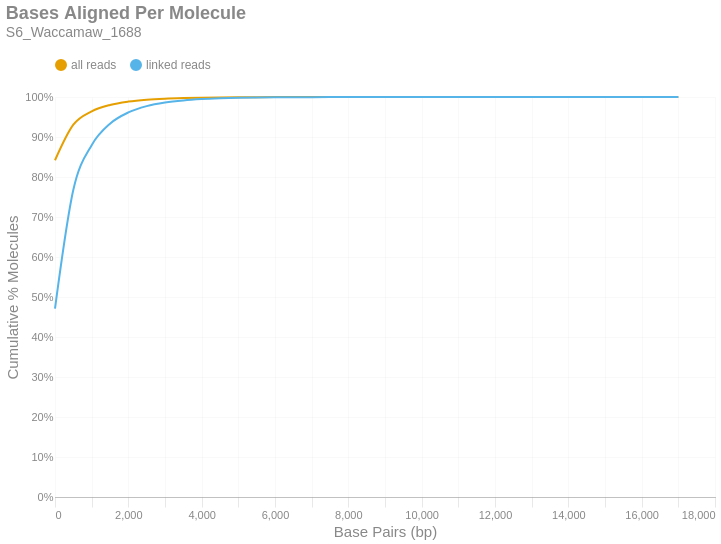

Write notebook code for a chart like this one.
### Markdown cell above
### Bases Aligned Per Molecule
This is a cumulative frequency distribution showing the number of base pairs aligned per unique molecule. These data are shown in 500 bp bins. There are two distributions: one with `all reads` (yellow) and another with only `linked reads` (blue). The percent of molecules in the `linked reads` distribution is relative to the total number of linked molecules.

### Code cell
if SKIPLR:
    print_html(f"Skipped")
else:
    binned_df = consolidated_hist(valids['aligned_bp'], mask, 500, True)
    with SafeRender(binned_df):
        (
            density_plot(binned_df, 'Bases Aligned Per Molecule', samplename, 'basesper')
            .encode(
                x=alt.X('bin:Q', title="Base Pairs (bp)").axis(tickMinStep=500).scale(padding=0),
                y=alt.Y('value:Q', title='Cumulative % Molecules')
                    .axis(format='%')
                    .scale(domain = [0,1])
                    .stack(False),
                color=alt.Color("key:N").scale(domain = ["all reads", "linked reads"]),
                tooltip = [
                    alt.Tooltip("key:N", title = "Data Type"),
                    alt.Tooltip("range_label:N", title="Bases Aligned Per Molecule"),
                    alt.Tooltip("value:Q", format = ".2%", title="% Molecules (Cum.)")
                ]
            )
        ).display()

### Figure 1 — Vega-Lite specification as saved in the notebook (floating-point values rounded to 4 significant figures)
{"width": "container", "height": 400, "config": {"title": {"anchor": "start", "dy": -15, "fontSize": 18, "color": "#888888", "subtitleColor": "#888888", "subtitleFontSize": 14}, "arc": {"fill": "#0072B2"}, "axis": {"domainColor": "#888888", "domainWidth": 0.5, "gridWidth": 0.2, "grid": false, "titleFontWeight": 400, "titleFontSize": 15, "labelFontSize": 11, "labelColor": "#888888", "tickColor": "#888888", "tickWidth": 0.2, "titleColor": "#888888"}, "axisBand": {"grid": false}, "axisX": {"grid": true, "tickSize": 10, "domainCap": "round"}, "axisY": {"domain": false, "grid": true, "tickSize": 0, "domainCap": "round"}, "background": "transparent", "header": {"labelFontSize": 15, "labelColor": "#888888", "titleFontSize": 15, "titleFontWeight": 600, "titleColor": "#888888"}, "legend": {"labelFont": "sans-serif", "labelFontSize": 12, "labelColor": "#888888", "symbolSize": 100, "symbolType": "circle", "titleFontSize": 12, "titlePadding": 10, "titleColor": "#888888", "title": null, "orient": "top"}, "range": {"category": ["#E69F00", "#56B4E9", "#009E73", "#F0E442", "#0072B2", "#D55E00", "#CC79A7", "#000000"], "diverging": ["#cfe8f3", "#a2d4ec", "#73bfe2", "#46abdb", "#1696d2", "#12719e"]}, "area": {"fill": "#0072B2", "fillOpacity": 0.7, "line": true, "strokeOpacity": 0.7}, "line": {"color": "#0072B2", "stroke": "#0072B2", "strokeWidth": 2}, "trail": {"color": "#0072B2", "stroke": "#0072B2", "strokeWidth": 0, "size": 1}, "point": {"filled": true, "fillOpacity": 1.0, "size": 95}, "text": {"color": "#888888", "fontSize": 11, "align": "right", "fontWeight": 400, "size": 11}, "bar": {"fill": "#0072B2", "stroke": null}, "view": {"stroke": null, "continuousWidth": 660, "continuousHeight": 400}}, "data": {"name": "data-e3a045c90029cbaf74899b711dde649a"}, "mark": {"type": "line", "interpolate": "monotone", "point": {"opacity": 0, "size": 275}}, "encoding": {"color": {"field": "key", "scale": {"domain": ["all reads", "linked reads"]}, "type": "nominal"}, "tooltip": [{"field": "key", "title": "Data Type", "type": "nominal"}, {"field": "range_label", "title": "Bases Aligned Per Molecule", "type": "nominal"}, {"field": "value", "format": ".2%", "title": "% Molecules (Cum.)", "type": "quantitative"}], "x": {"axis": {"tickMinStep": 500}, "field": "bin", "scale": {"padding": 0}, "title": "Base Pairs (bp)", "type": "quantitative"}, "y": {"axis": {"format": "%"}, "field": "value", "scale": {"domain": [0, 1]}, "stack": false, "title": "Cumulative % Molecules", "type": "quantitative"}}, "params": [{"name": "param_c36ac31b6afebe62", "select": {"type": "point", "fields": ["key"]}, "bind": "legend"}], "title": {"text": "Bases Aligned Per Molecule", "subtitle": "S6_Waccamaw_1688"}, "transform": [{"fold": ["all reads (cumsum)", "linked reads (cumsum)"]}, {"calculate": "replace(datum.key, ' (cumsum)', '')", "as": "key"}, {"filter": {"param": "param_c36ac31b6afebe62"}}], "usermeta": {"embedOptions": {"downloadFileName": "S6_Waccamaw_1688.basesper"}}, "$schema": "https://vega.github.io/schema/vega-lite/v6.1.0.json", "datasets": {"data-e3a045c90029cbaf74899b711dde649a": [{"bin": "0.0", "interval": "0.0-500.0", "all reads": 0.8419, "linked reads": 0.471, "all reads (cumsum)": 0.8419, "linked reads (cumsum)": 0.471, "range_label": "0-499"}, {"bin": "500.0", "interval": "500.0-1000.0", "all reads": 0.08887, "linked reads": 0.297, "all reads (cumsum)": 0.9307, "linked reads (cumsum)": 0.7679, "range_label": "500-999"}, {"bin": "1000.0", "interval": "1000.0-1500.0", "all reads": 0.03335, "linked reads": 0.1117, "all reads (cumsum)": 0.9641, "linked reads (cumsum)": 0.8796, "range_label": "1000-1499"}, {"bin": "1500.0", "interval": "1500.0-2000.0", "all reads": 0.01603, "linked reads": 0.0537, "all reads (cumsum)": 0.9801, "linked reads (cumsum)": 0.9333, "range_label": "1500-1999"}, {"bin": "2000.0", "interval": "2000.0-2500.0", "all reads": 0.008365, "linked reads": 0.02803, "all reads (cumsum)": 0.9885, "linked reads (cumsum)": 0.9614, "range_label": "2000-2499"}, {"bin": "2500.0", "interval": "2500.0-3000.0", "all reads": 0.004736, "linked reads": 0.01587, "all reads (cumsum)": 0.9932, "linked reads (cumsum)": 0.9772, "range_label": "2500-2999"}, {"bin": "3000.0", "interval": "3000.0-3500.0", "all reads": 0.002682, "linked reads": 0.008984, "all reads (cumsum)": 0.9959, "linked reads (cumsum)": 0.9862, "range_label": "3000-3499"}, {"bin": "3500.0", "interval": "3500.0-4000.0", "all reads": 0.001577, "linked reads": 0.005284, "all reads (cumsum)": 0.9975, "linked reads (cumsum)": 0.9915, "range_label": "3500-3999"}, {"bin": "4000.0", "interval": "4000.0-4500.0", "all reads": 0.0009579, "linked reads": 0.003209, "all reads (cumsum)": 0.9984, "linked reads (cumsum)": 0.9947, "range_label": "4000-4499"}, {"bin": "4500.0", "interval": "4500.0-5000.0", "all reads": 0.0005772, "linked reads": 0.001934, "all reads (cumsum)": 0.999, "linked reads (cumsum)": 0.9967, "range_label": "4500-4999"}, {"bin": "5000.0", "interval": "5000.0-5500.0", "all reads": 0.0003649, "linked reads": 0.001222, "all reads (cumsum)": 0.9994, "linked reads (cumsum)": 0.9979, "range_label": "5000-5499"}, {"bin": "5500.0", "interval": "5500.0-6000.0", "all reads": 0.0002239, "linked reads": 0.0007502, "all reads (cumsum)": 0.9996, "linked reads (cumsum)": 0.9986, "range_label": "5500-5999"}, {"bin": "6000.0", "interval": "6000.0-6500.0", "all reads": 0.0001519, "linked reads": 0.0005088, "all reads (cumsum)": 0.9997, "linked reads (cumsum)": 0.9991, "range_label": "6000-6499"}, {"bin": "6500.0", "interval": "6500.0-7000.0", "all reads": 9.79e-05, "linked reads": 0.000328, "all reads (cumsum)": 0.9998, "linked reads (cumsum)": 0.9995, "range_label": "6500-6999"}, {"bin": "7000.0", "interval": "7000.0-7500.0", "all reads": 5.929e-05, "linked reads": 0.0001986, "all reads (cumsum)": 0.9999, "linked reads (cumsum)": 0.9997, "range_label": "7000-7499"}, {"bin": "7500.0", "interval": "7500.0-8000.0", "all reads": 3.269e-05, "linked reads": 0.0001095, "all reads (cumsum)": 0.9999, "linked reads (cumsum)": 0.9998, "range_label": "7500-7999"}, {"bin": "8000.0", "interval": "8000.0-8500.0", "all reads": 2.265e-05, "linked reads": 7.589e-05, "all reads (cumsum)": 1.0, "linked reads (cumsum)": 0.9998, "range_label": "8000-8499"}, {"bin": "8500.0", "interval": "8500.0-9000.0", "all reads": 1.718e-05, "linked reads": 5.755e-05, "all reads (cumsum)": 1.0, "linked reads (cumsum)": 0.9999, "range_label": "8500-8999"}, {"bin": "9000.0", "interval": "9000.0-9500.0", "all reads": 9.73e-06, "linked reads": 3.26e-05, "all reads (cumsum)": 1.0, "linked reads (cumsum)": 0.9999, "range_label": "9000-9499"}, {"bin": "9500.0", "interval": "9500.0-10000.0", "all reads": 6.233e-06, "linked reads": 2.088e-05, "all reads (cumsum)": 1.0, "linked reads (cumsum)": 1.0, "range_label": "9500-9999"}, {"bin": "10000.0", "interval": "10000.0-10500.0", "all reads": 4.257e-06, "linked reads": 1.426e-05, "all reads (cumsum)": 1.0, "linked reads (cumsum)": 1.0, "range_label": "10000-10499"}, {"bin": "10500.0", "interval": "10500.0-11000.0", "all reads": 3.04e-06, "linked reads": 1.019e-05, "all reads (cumsum)": 1.0, "linked reads (cumsum)": 1.0, "range_label": "10500-10999"}, {"bin": "11000.0", "interval": "11000.0-11500.0", "all reads": 1.368e-06, "linked reads": 4.584e-06, "all reads (cumsum)": 1.0, "linked reads (cumsum)": 1.0, "range_label": "11000-11499"}, {"bin": "11500.0", "interval": "11500.0-12000.0", "all reads": 1.216e-06, "linked reads": 4.075e-06, "all reads (cumsum)": 1.0, "linked reads (cumsum)": 1.0, "range_label": "11500-11999"}, {"bin": "12000.0", "interval": "12000.0-12500.0", "all reads": 4.561e-07, "linked reads": 1.528e-06, "all reads (cumsum)": 1.0, "linked reads (cumsum)": 1.0, "range_label": "12000-12499"}, {"bin": "12500.0", "interval": "12500.0-13000.0", "all reads": 4.561e-07, "linked reads": 1.528e-06, "all reads (cumsum)": 1.0, "linked reads (cumsum)": 1.0, "range_label": "12500-12999"}, {"bin": "13000.0", "interval": "13000.0-13500.0", "all reads": 4.561e-07, "linked reads": 1.528e-06, "all reads (cumsum)": 1.0, "linked reads (cumsum)": 1.0, "range_label": "13000-13499"}, {"bin": "13500.0", "interval": "13500.0-14000.0", "all reads": 7.601e-07, "linked reads": 2.547e-06, "all reads (cumsum)": 1.0, "linked reads (cumsum)": 1.0, "range_label": "13500-13999"}, {"bin": "14000.0", "interval": "14000.0-14500.0", "all reads": 4.561e-07, "linked reads": 1.528e-06, "all reads (cumsum)": 1.0, "linked reads (cumsum)": 1.0, "range_label": "14000-14499"}, {"bin": "14500.0", "interval": "14500.0-15000.0", "all reads": 0.0, "linked reads": 0.0, "all reads (cumsum)": 1.0, "linked reads (cumsum)": 1.0, "range_label": "14500-14999"}, {"bin": "15000.0", "interval": "15000.0-15500.0", "all reads": 3.04e-07, "linked reads": 1.019e-06, "all reads (cumsum)": 1.0, "linked reads (cumsum)": 1.0, "range_label": "15000-15499"}, {"bin": "15500.0", "interval": "15500.0-16000.0", "all reads": 0.0, "linked reads": 0.0, "all reads (cumsum)": 1.0, "linked reads (cumsum)": 1.0, "range_label": "15500-15999"}, {"bin": "16000.0", "interval": "16000.0-16500.0", "all reads": 0.0, "linked reads": 0.0, "all reads (cumsum)": 1.0, "linked reads (cumsum)": 1.0, "range_label": "16000-16499"}, {"bin": "16500.0", "interval": "16500.0-17000.0", "all reads": 0.0, "linked reads": 0.0, "all reads (cumsum)": 1.0, "linked reads (cumsum)": 1.0, "range_label": "16500-16999"}, {"bin": "17000.0", "interval": "17000.0-17500.0", "all reads": 1.52e-07, "linked reads": 5.093e-07, "all reads (cumsum)": 1.0, "linked reads (cumsum)": 1.0, "range_label": "17000-17499"}]}}
